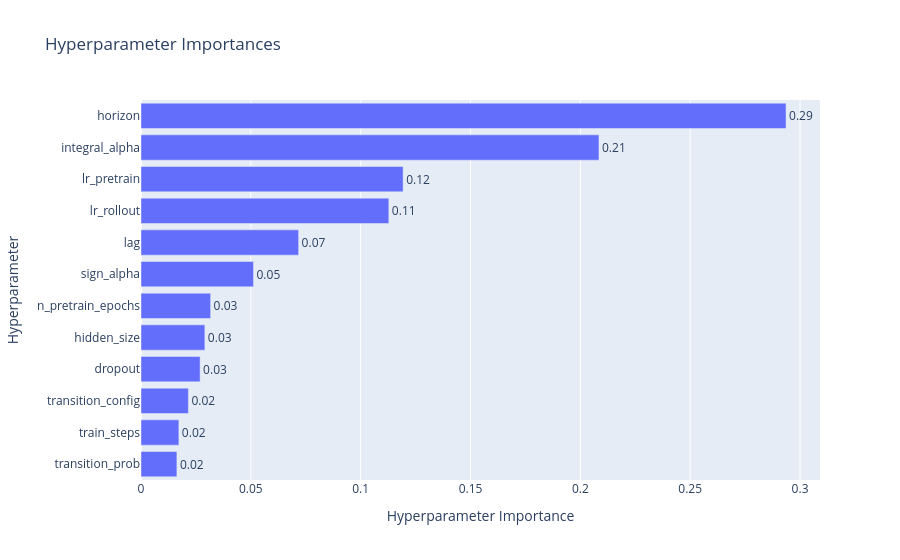
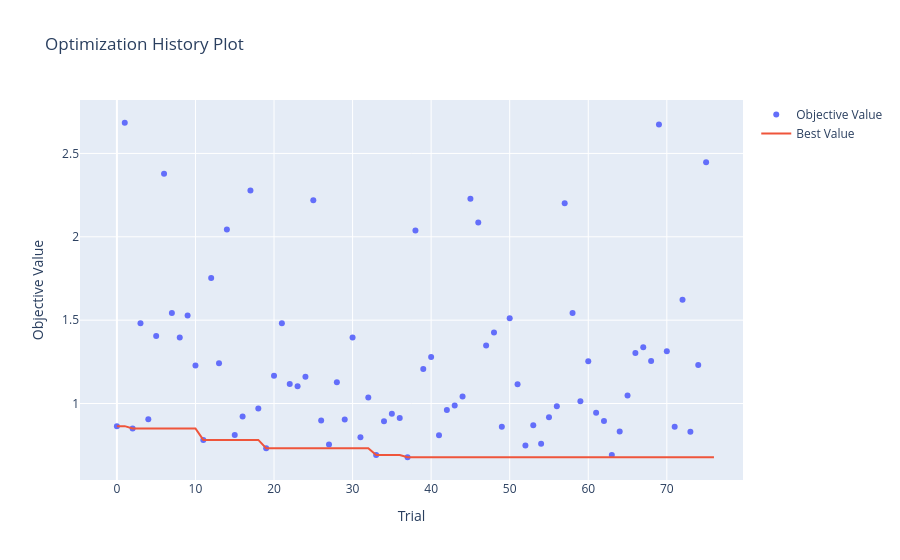
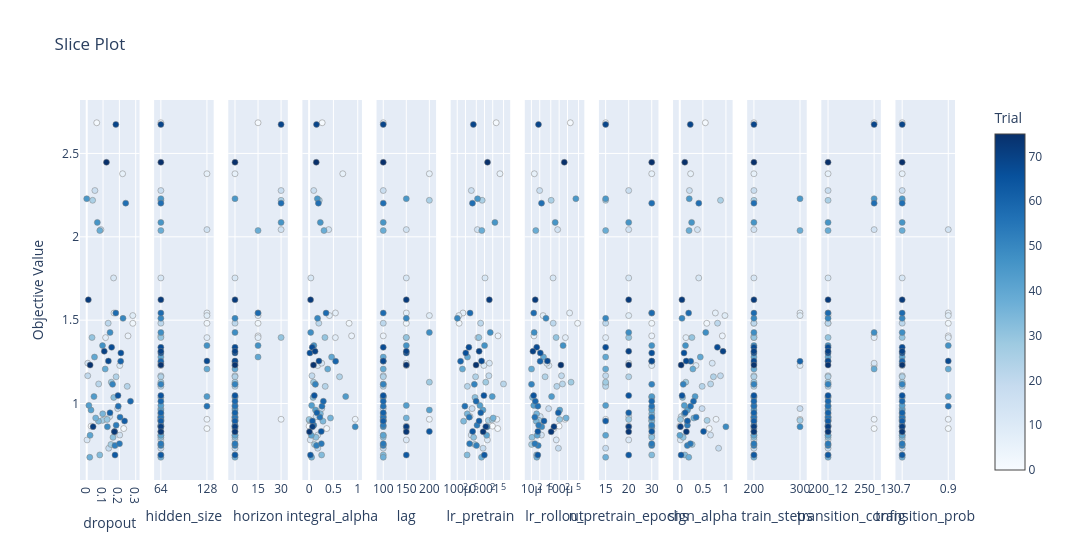

Notebook code for these charts, in order:
### Code cell
import optuna

study = optuna.load_study(
    study_name='pretrained_v3',
    storage='sqlite:///optuna_pretrained_v3.db'
)

# Completed trials only
df = study.trials_dataframe()
df_done = df[df['state'] == 'COMPLETE'].sort_values('value')

# Parameter importance
optuna.visualization.plot_param_importances(study).show()

# Optimization history
optuna.visualization.plot_optimization_history(study).show()

# Slice plot (each param vs objective)
optuna.visualization.plot_slice(study).show()
